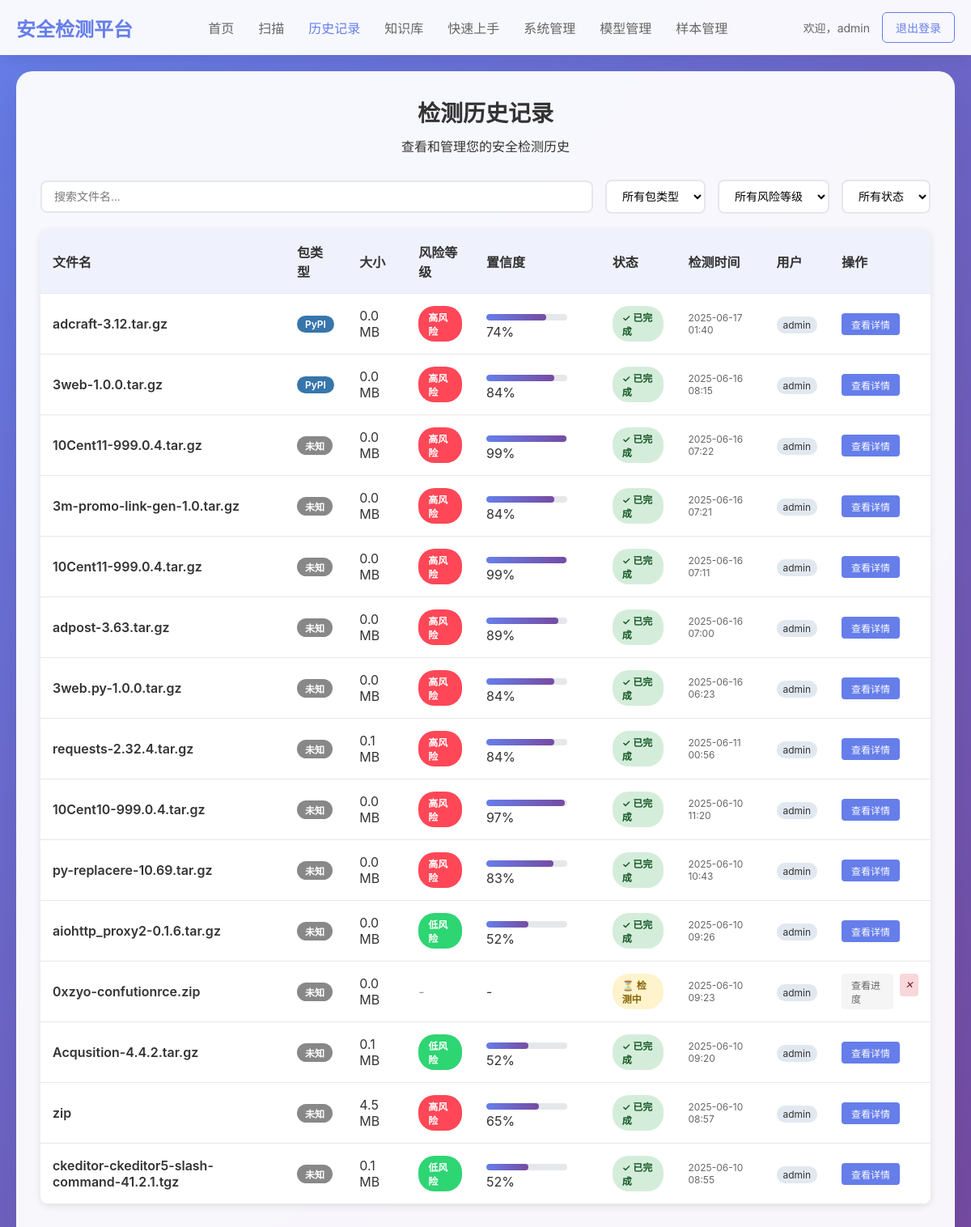
Screenshot of /history (signed in) with the database file from the repository.
### tables this page shows
CREATE TABLE scan_records (
            id INTEGER PRIMARY KEY AUTOINCREMENT,
            user_id INTEGER,
            filename TEXT NOT NULL,
            file_size INTEGER,
            file_hash TEXT,
            scan_status TEXT DEFAULT 'pending',
            risk_level TEXT,
            confidence REAL,
            xgboost_result TEXT,
            llm_result TEXT,
            risk_explanation TEXT,
            scan_time REAL,
            created_at TIMESTAMP DEFAULT CURRENT_TIMESTAMP, package_type TEXT,
            FOREIGN KEY (user_id) REFERENCES users (id)
        );

CREATE TABLE users (
            id INTEGER PRIMARY KEY AUTOINCREMENT,
            username TEXT UNIQUE NOT NULL,
            email TEXT UNIQUE NOT NULL,
            password_hash TEXT NOT NULL,
            role TEXT DEFAULT 'user',
            created_at TIMESTAMP DEFAULT CURRENT_TIMESTAMP,
            last_login TIMESTAMP
        );

### app/routes/user.py (the view, shortened to what this page needs)
@user_bp.route('/history')
@login_required
def history():
    conn = sqlite3.connect(Config.DATABASE_PATH)
    conn.row_factory = sqlite3.Row
    cursor = conn.cursor()
    if session.get('role') == 'admin':
        cursor.execute('''
            SELECT r.id, r.filename, r.file_size, r.risk_level, r.confidence, r.scan_status, r.created_at,
                   r.package_type, u.username
            FROM scan_records r
            JOIN users u ON r.user_id = u.id
            ORDER BY r.created_at DESC
        ''')
    records = cursor.fetchall()
    conn.close()
    return render_template('history.html', records=records)

### app/utils/__init__.py (called while the page is built)
def login_required(view):
    @wraps(view)
    def wrapped_view(*args, **kwargs):
        if 'user_id' not in session:
            flash('请先登录', 'error')
            return redirect(url_for('auth.login'))
        return view(*args, **kwargs)
    return wrapped_view

### app/templates/history.html (shortened to what this page needs)
{% extends "base.html" %}
{% block content %}
<div class="history-container">
    <div class="header">
        <h1>检测历史记录</h1>
        <p>查看和管理您的安全检测历史</p>
    </div>
    <div class="search-controls">
        <input type="text" class="search-input" placeholder="搜索文件名..." id="searchInput">
        <select class="filter-select" id="packageTypeFilter">
            <option value="">所有包类型</option>
        </select>
        <select class="filter-select" id="riskFilter">
            <option value="">所有风险等级</option>
        </select>
        <select class="filter-select" id="statusFilter">
            <option value="">所有状态</option>
        </select>
    </div>
    {% if records %}
    <table class="records-table" id="recordsTable">
        <thead>
            <tr>
                <th>文件名</th>
                <th>包类型</th>
                <th>大小</th>
                <th>风险等级</th>
                <th>置信度</th>
                <th>状态</th>
                <th>检测时间</th>
                {% if session.role == 'admin' %}<th>用户</th>{% endif %}
                <th>操作</th>
            </tr>
        </thead>
        <tbody>
            {% for record in records %}
            <tr data-risk="{{ record[3] or '' }}" data-status="{{ record[5] }}" data-filename="{{ record[1] }}" data-package-type="{{ record[7] or 'unknown' }}">
                <td>
                    <div style="font-weight: 600; color: #333;">{{ record[1] }}</div>
                </td>
                <td>
                    {% if record[7] == 'pypi' %}
                        <span class="type-badge type-pypi">PyPI</span>
                    {% elif record[7] == 'npm' %}
                        <span class="type-badge type-npm">npm</span>
                    {% else %}
                        <span class="type-badge type-unknown">未知</span>
                    {% endif %}
                </td>
                <td>{{ "%.1f"|format(record[2] / 1024 / 1024) }} MB</td>
                <td>
                    {% if record[3] == 'high' %}
                        <span class="risk-badge risk-high">高风险</span>
                    {% elif record[3] == 'medium' %}
                        <span class="risk-badge risk-medium">中等风险</span>
                    {% elif record[3] == 'low' %}
                        <span class="risk-badge risk-low">低风险</span>
                    {% else %}
                        <span style="color: #999;">-</span>
                    {% endif %}
                </td>
                <td>
                    {% if record[4] %}
                        {% set confidence_percent = (record[4] * 100)|int %}
                        <div class="confidence-bar">
                            <div class="confidence-fill" style="width: {{ confidence_percent }}%"></div>
                        </div>
                        <span class="confidence-text">{{ confidence_percent }}%</span>
                    {% else %}
                        <span class="confidence-text">-</span>
                    {% endif %}
                </td>
                <td>
                    {% if record[5] == 'completed' %}
                        <span class="status-badge status-completed">✓ 已完成</span>
                    {% elif record[5] == 'pending' %}
                        <span class="status-badge status-pending">⏳ 检测中</span>
                    {% elif record[5] == 'failed' %}
                        <span class="status-badge status-failed">✗ 失败</span>
                    {% else %}
                        <span class="status-badge status-pending">{{ record[5] }}</span>
                    {% endif %}
                </td>
                <td style="font-size: 12px; color: #666;">
                    {{ record[6][:16] if record[6] else '-' }}
                </td>
                {% if session.role == 'admin' %}
                <td>
                    <span style="font-size: 12px; padding: 3px 8px; background: #e2e8f0; border-radius: 10px;">{{ record[8] }}</span>
                </td>
                {% endif %}
                <td>
                    <div class="action-buttons">
                        {% if record[5] == 'completed' %}
                            <a href="/results/{{ record[0] }}" class="btn-small btn-primary">查看详情</a>
                        {% elif record[5] == 'pending' %}
                            <a href="/progress/{{ record[0] }}" class="btn-small btn-secondary">查看进度</a>
                            <button class="btn-small btn-icon" title="取消" onclick="cancelScan('{{ record[0] }}')" style="background: #f8d7da; color: #721c24;">
                                <i class="cancel-icon">✕</i>
                            </button>
                        {% else %}
                            <a href="#" class="btn-small btn-secondary" onclick="retryDetection('{{ record[0] }}')">重新检测</a>
                            <button class="btn-small btn-icon" title="删除" onclick="deleteRecord('{{ record[0] }}')" style="background: #f8d7da; color: #721c24;">
                                <i class="delete-icon">🗑️</i>
                            </button>
                        {% endif %}
                    </div>
                </td>
            </tr>
            {% endfor %}
        </tbody>
    </table>
    {% endif %}
</div>
{% endblock %}

### app/templates/base.html (style rules this page uses)
* { margin: 0; padding: 0; box-sizing: border-box; }
body { font-family: 'Microsoft YaHei', -apple-system, BlinkMacSystemFont, 'Segoe UI', sans-serif; background: linear-gradient(135deg, #667eea 0%, #764ba2 100%); min-height: 100vh; color: #333; }
.btn-primary { background: linear-gradient(135deg, #667eea 0%, #764ba2 100%); color: white; }

### app/templates/history.html (style rules this page uses)
.history-container { background: rgba(255, 255, 255, 0.95); backdrop-filter: blur(10px); padding: 30px; border-radius: 20px; box-shadow: 0 20px 60px rgba(0,0,0,0.1); margin: 0 auto; }
.header { text-align: center; margin-bottom: 30px; }
.header h1 { color: #333; margin-bottom: 10px; font-size: 28px; }
.search-controls { display: flex; gap: 15px; margin-bottom: 20px; align-items: center; flex-wrap: wrap; }
.search-input { flex: 1; min-width: 200px; padding: 10px 15px; border: 2px solid #e5e7eb; border-radius: 8px; font-size: 14px; }
.filter-select { padding: 10px 15px; border: 2px solid #e5e7eb; border-radius: 8px; font-size: 14px; background: white; }
.records-table { width: 100%; border-collapse: collapse; margin-bottom: 20px; background: white; border-radius: 10px; overflow: hidden; box-shadow: 0 2px 10px rgba(0,0,0,0.1); }
.records-table th, .records-table td { padding: 15px; text-align: left; border-bottom: 1px solid #e5e7eb; }
.records-table th { background: rgba(102, 126, 234, 0.1); font-weight: 600; color: #333; }
.risk-badge { display: inline-block; padding: 5px 12px; border-radius: 20px; font-size: 12px; font-weight: 600; color: white; }
.risk-high { background: #ff4757; }
.risk-low { background: #2ed573; }
.type-badge { display: inline-block; padding: 3px 10px; border-radius: 12px; font-size: 12px; font-weight: 600; color: #fff; }
.type-pypi { background: #3776ab; }
.type-unknown { background: #888; }
.confidence-bar { width: 100px; height: 8px; background: #e5e7eb; border-radius: 4px; overflow: hidden; display: inline-block; }
.confidence-fill { height: 100%; background: linear-gradient(90deg, #667eea 0%, #764ba2 100%); border-radius: 4px; }
.status-badge { display: inline-block; padding: 5px 12px; border-radius: 20px; font-size: 12px; font-weight: 600; }
.status-completed { background: #d4edda; color: #155724; }
.status-pending { background: #fff3cd; color: #856404; }
.action-buttons { display: flex; gap: 8px; }
.btn-small { padding: 5px 12px; border: none; border-radius: 4px; font-size: 12px; cursor: pointer; text-decoration: none; transition: all 0.3s ease; }
.btn-primary { background: #667eea; color: white; }
.btn-secondary { background: #f5f5f5; color: #666; }
.btn-icon { width: 28px; height: 28px; display: inline-flex; align-items: center; justify-content: center; padding: 0; border-radius: 4px; cursor: pointer; transition: all 0.2s ease; }

### rows the page displays
scan_records: filename "adcraft-3.12.tar.gz", package_type "PyPI", record[2]/1024/1024 "0.0", risk_level "高风险", confidence_percent "74", scan_status "✓ 已完成", created_at "2025-06-17 01:40", username "admin"
scan_records: filename "3web-1.0.0.tar.gz", package_type "PyPI", record[2]/1024/1024 "0.0", risk_level "高风险", confidence_percent "84", scan_status "✓ 已完成", created_at "2025-06-16 08:15", username "admin"
scan_records: filename "10Cent11-999.0.4.tar.gz", package_type "未知", record[2]/1024/1024 "0.0", risk_level "高风险", confidence_percent "99", scan_status "✓ 已完成", created_at "2025-06-16 07:22", username "admin"
scan_records: filename "3m-promo-link-gen-1.0.tar.gz", package_type "未知", record[2]/1024/1024 "0.0", risk_level "高风险", confidence_percent "84", scan_status "✓ 已完成", created_at "2025-06-16 07:21", username "admin"
scan_records: filename "10Cent11-999.0.4.tar.gz", package_type "未知", record[2]/1024/1024 "0.0", risk_level "高风险", confidence_percent "99", scan_status "✓ 已完成", created_at "2025-06-16 07:11", username "admin"
scan_records: filename "adpost-3.63.tar.gz", package_type "未知", record[2]/1024/1024 "0.0", risk_level "高风险", confidence_percent "89", scan_status "✓ 已完成", created_at "2025-06-16 07:00", username "admin"
scan_records: filename "3web.py-1.0.0.tar.gz", shows "未知", record[2]/1024/1024 "0.0", risk_level "高风险", confidence_percent "84", scan_status "✓ 已完成", created_at "2025-06-16 06:23", username "admin"
scan_records: filename "requests-2.32.4.tar.gz", shows "未知", record[2]/1024/1024 "0.1", risk_level "高风险", confidence_percent "84", scan_status "✓ 已完成", created_at "2025-06-11 00:56", username "admin"
scan_records: filename "10Cent10-999.0.4.tar.gz", shows "未知", record[2]/1024/1024 "0.0", risk_level "高风险", confidence_percent "97", scan_status "✓ 已完成", created_at "2025-06-10 11:20", username "admin"
scan_records: filename "py-replacere-10.69.tar.gz", shows "未知", record[2]/1024/1024 "0.0", risk_level "高风险", confidence_percent "83", scan_status "✓ 已完成", created_at "2025-06-10 10:43", username "admin"
scan_records: filename "aiohttp_proxy2-0.1.6.tar.gz", shows "未知", record[2]/1024/1024 "0.0", risk_level "低风险", confidence_percent "52", scan_status "✓ 已完成", created_at "2025-06-10 09:26", username "admin"
scan_records: filename "0xzyo-confutionrce.zip", shows "未知", record[2]/1024/1024 "0.0", scan_status "⏳ 检测中", created_at "2025-06-10 09:23", username "admin"
scan_records: filename "Acqusition-4.4.2.tar.gz", shows "未知", record[2]/1024/1024 "0.1", risk_level "低风险", confidence_percent "52", scan_status "✓ 已完成", created_at "2025-06-10 09:20", username "admin"
scan_records: filename "zip", shows "未知", record[2]/1024/1024 "4.5", risk_level "高风险", confidence_percent "65", scan_status "✓ 已完成", created_at "2025-06-10 08:57", username "admin"
scan_records: filename "ckeditor-ckeditor5-slash-command-41.2.1.tgz", shows "未知", record[2]/1024/1024 "0.1", risk_level "低风险", confidence_percent "52", scan_status "✓ 已完成", created_at "2025-06-10 08:55", username "admin"

### other values shown
{{ session.username }} "admin"
